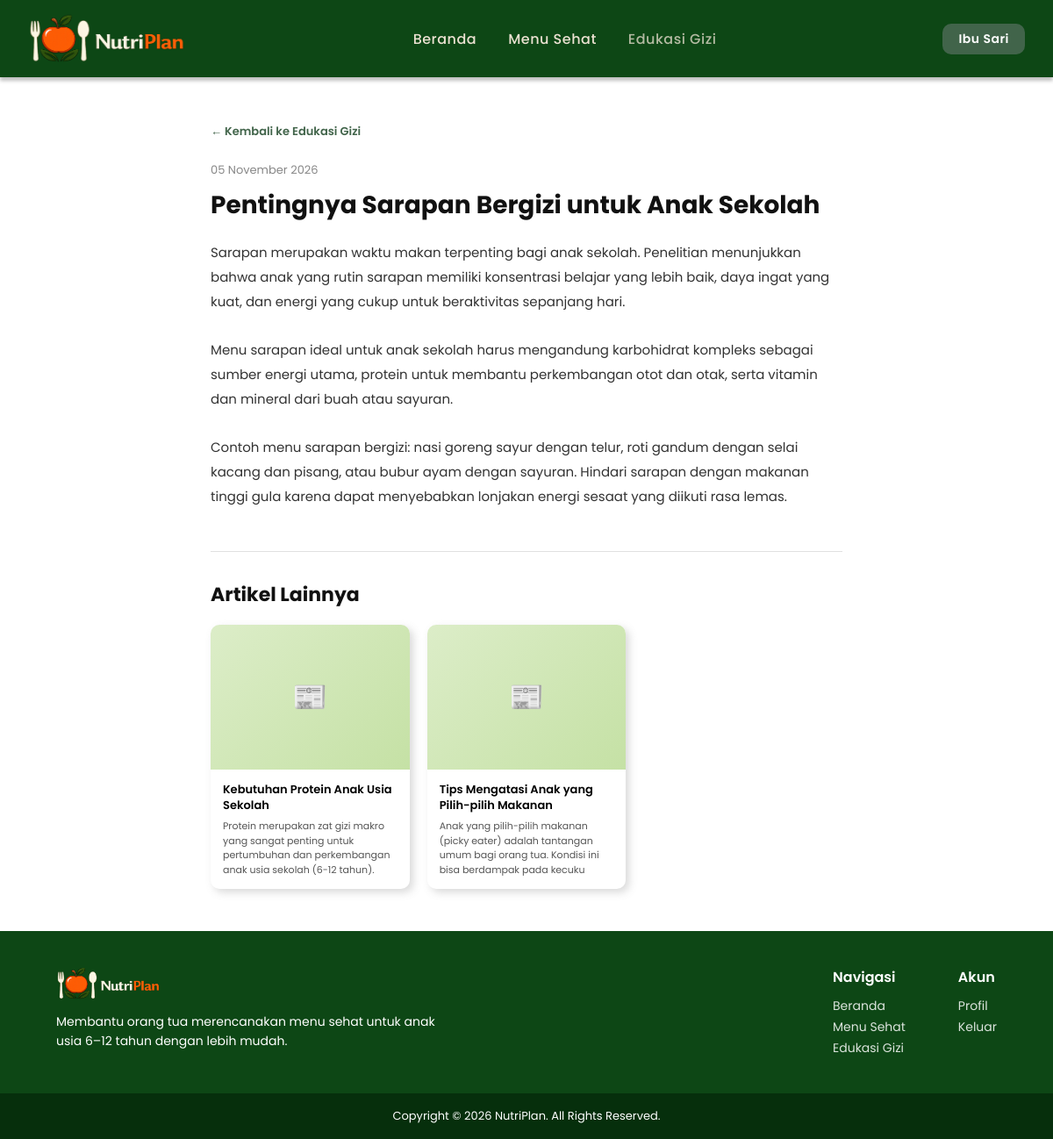
Screenshot of /index.php?page=edukasi_detail&id=1 (signed in) with the database file from the repository.
### tables this page shows
CREATE TABLE IF NOT EXISTS edukasi (
  id_edukasi INT AUTO_INCREMENT PRIMARY KEY,
  judul      VARCHAR(255) NOT NULL,
  isi        TEXT NOT NULL,
  gambar     VARCHAR(255) DEFAULT NULL,
  created_at TIMESTAMP DEFAULT CURRENT_TIMESTAMP
);

### pages/edukasi_detail.php (the view, shortened to what this page needs)
<?php
$id = (int)($_GET['id'] ?? 0);
$stmt = mysqli_prepare($conn, "SELECT * FROM edukasi WHERE id_edukasi = ?");
mysqli_stmt_bind_param($stmt, 'i', $id);
mysqli_stmt_execute($stmt);
$artikel = mysqli_fetch_assoc(mysqli_stmt_get_result($stmt));
$stmtR = mysqli_prepare($conn,
    "SELECT id_edukasi, judul, isi, gambar FROM edukasi WHERE id_edukasi != ? ORDER BY created_at DESC LIMIT 3");
mysqli_stmt_bind_param($stmtR, 'i', $id);
mysqli_stmt_execute($stmtR);
$related = mysqli_fetch_all(mysqli_stmt_get_result($stmtR), MYSQLI_ASSOC);
?>
<!DOCTYPE html>
<html lang="id">
<head>
    <link rel="stylesheet" href="/assets/css/style.css">
</head>
<body>
<?php include ROOT . '/includes/navbar.php'; ?>
<div class="edukasi-detail-wrap">
    <div class="edukasi-detail-container">
        <a href="/index.php?page=edukasi" class="edukasi-back">← Kembali ke Edukasi Gizi</a>
        <article class="edukasi-article">
            <div class="edukasi-article-meta">
                <span class="edukasi-date"><?= date('d F Y', strtotime($artikel['created_at'])) ?></span>
            </div>
            <h1 class="edukasi-article-title"><?= htmlspecialchars($artikel['judul']) ?></h1>
            <div class="edukasi-prose">
                <?= nl2br(htmlspecialchars($artikel['isi'])) ?>
            </div>
        </article>
        <?php if ($related): ?>
        <section class="edukasi-related">
            <h3 class="edukasi-related-title">Artikel Lainnya</h3>
            <div class="edukasi-related-grid">
                <?php foreach ($related as $r): ?>
                <a href="/index.php?page=edukasi_detail&id=<?= $r['id_edukasi'] ?>" class="news-card" style="text-decoration:none; color:inherit;">
                    <?php if ($r['gambar'] && file_exists(ROOT . '/assets/images/' . $r['gambar'])): ?>
                        <img class="news-card-img" src="/assets/images/<?= htmlspecialchars($r['gambar']) ?>" alt="<?= htmlspecialchars($r['judul']) ?>">
                    <?php else: ?>
                        <div class="news-card-img-placeholder">📰</div>
                    <?php endif; ?>
                    <div class="news-card-body">
                        <div class="news-card-title"><?= htmlspecialchars($r['judul']) ?></div>
                        <div class="news-card-excerpt"><?= htmlspecialchars(strip_tags(substr($r['isi'], 0, 120))) ?></div>
                    </div>
                </a>
                <?php endforeach; ?>
            </div>
        </section>
        <?php endif; ?>
    </div>
</div>
<?php include ROOT . '/includes/footer.php'; ?>
</body>
</html>

### assets/css/style.css (style rules this page uses)
*, *::before, *::after { margin: 0; padding: 0; box-sizing: border-box; }
body { font-family: 'Poppins', sans-serif; background: #fff; color: #111; padding-top: 88px; min-height: 100vh; display: flex; flex-direction: column; }
a { text-decoration: none; color: inherit; }
:root { --green-primary: #0d4715; --green-secondary: #41644a; --green-light: rgba(13, 71, 21, 0.15); --green-overlay: rgba(13, 71, 21, 0.85); --shadow-card: 4px 4px 9.75px rgba(109, 109, 109, 0.25); --radius-sm: 10px; --radius-lg: 20px; --radius-xl: 30px; }
.news-card { background: #fff; border-radius: var(--radius-sm); box-shadow: var(--shadow-card); overflow: hidden; cursor: pointer; transition: transform .25s; }
.news-card-img-placeholder { width: 100%; height: 165px; background: linear-gradient(135deg, #dcedc8, #c5e1a5); display: flex; align-items: center; justify-content: center; font-size: 32px; }
.news-card-body { padding: 14px; }
.news-card-title { font-size: 13px; font-weight: 600; color: #000; line-height: 1.4; margin-bottom: 6px; display: -webkit-box; -webkit-line-clamp: 3; -webkit-box-orient: vertical; overflow: hidden; }
.news-card-excerpt { font-size: 11px; font-weight: 400; color: #555; line-height: 1.5; display: -webkit-box; -webkit-line-clamp: 4; -webkit-box-orient: vertical; overflow: hidden; }
.edukasi-detail-wrap { padding: 48px 64px; }
.edukasi-detail-container { max-width: 720px; margin: 0 auto; }
.edukasi-back { display: inline-block; font-size: 13px; color: var(--green-secondary); font-weight: 600; margin-bottom: 24px; transition: opacity .2s; }
.edukasi-article-meta { display: flex; align-items: center; gap: 14px; margin-bottom: 12px; }
.edukasi-date { font-size: 13px; color: #888; }
.edukasi-article-title { font-size: 28px; font-weight: 700; line-height: 1.3; margin-bottom: 22px; color: #111; }
.edukasi-prose { font-size: 15px; line-height: 1.85; color: #333; }
.edukasi-related { margin-top: 48px; padding-top: 32px; border-top: 1px solid #e0e0e0; }
.edukasi-related-title { font-size: 22px; font-weight: 700; margin-bottom: 18px; }
.edukasi-related-grid { display: grid; grid-template-columns: repeat(3, 1fr); gap: 20px; }

### rows the page displays
edukasi: created_at "05 November 2026", judul "Pentingnya Sarapan Bergizi untuk Anak Sekolah", isi "Sarapan merupakan waktu makan terpenting bagi anak sekolah. Penelitian menunjukkan bahwa anak yang rutin sarapan memiliki konsentrasi belajar yang lebih baik, daya ingat yang kuat, dan energi yang cukup untuk beraktivitas sepanjang hari. Menu sarapan ideal untuk anak sekolah harus mengandung karbohidrat kompleks sebagai sumber energi utama, protein untuk membantu perkembangan otot dan otak, serta vitamin dan mineral dari buah atau sayuran. Contoh menu sarapan bergizi: nasi goreng sayur dengan telur, roti gandum dengan selai kacang dan pisang, atau bubur ayam dengan sayuran. Hindari sarapan dengan makanan tinggi gula karena dapat menyebabkan lonjakan energi sesaat yang diikuti rasa lemas."
edukasi: judul "Kebutuhan Protein Anak Usia Sekolah", isi "Protein merupakan zat gizi makro yang sangat penting untuk pertumbuhan dan perkembangan anak usia sekolah (6-12 tahun)."
edukasi: judul "Tips Mengatasi Anak yang Pilih-pilih Makanan", isi "Anak yang pilih-pilih makanan (picky eater) adalah tantangan umum bagi orang tua. Kondisi ini bisa berdampak pada kecuku"

### other values shown
$_SESSION['nama'] "Ibu Sari"
